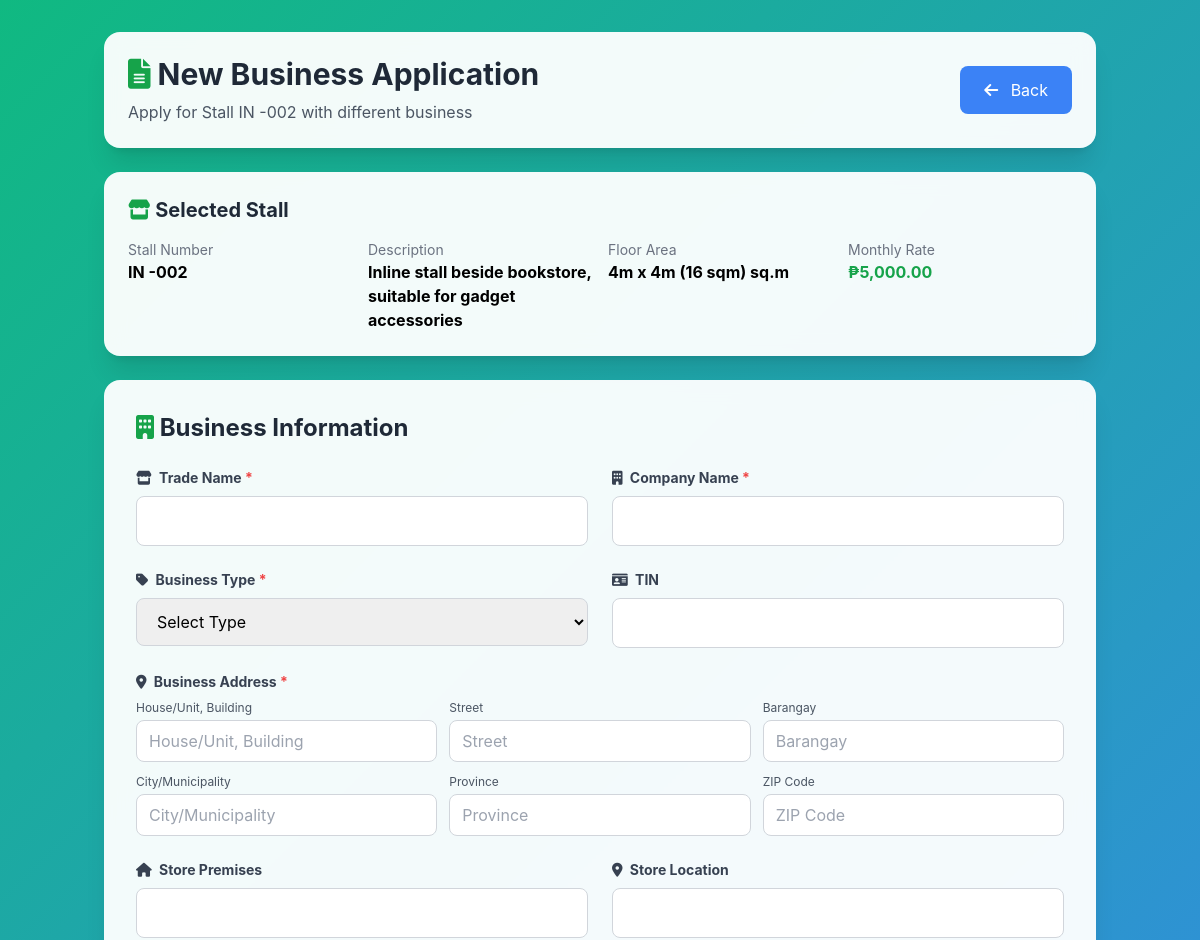
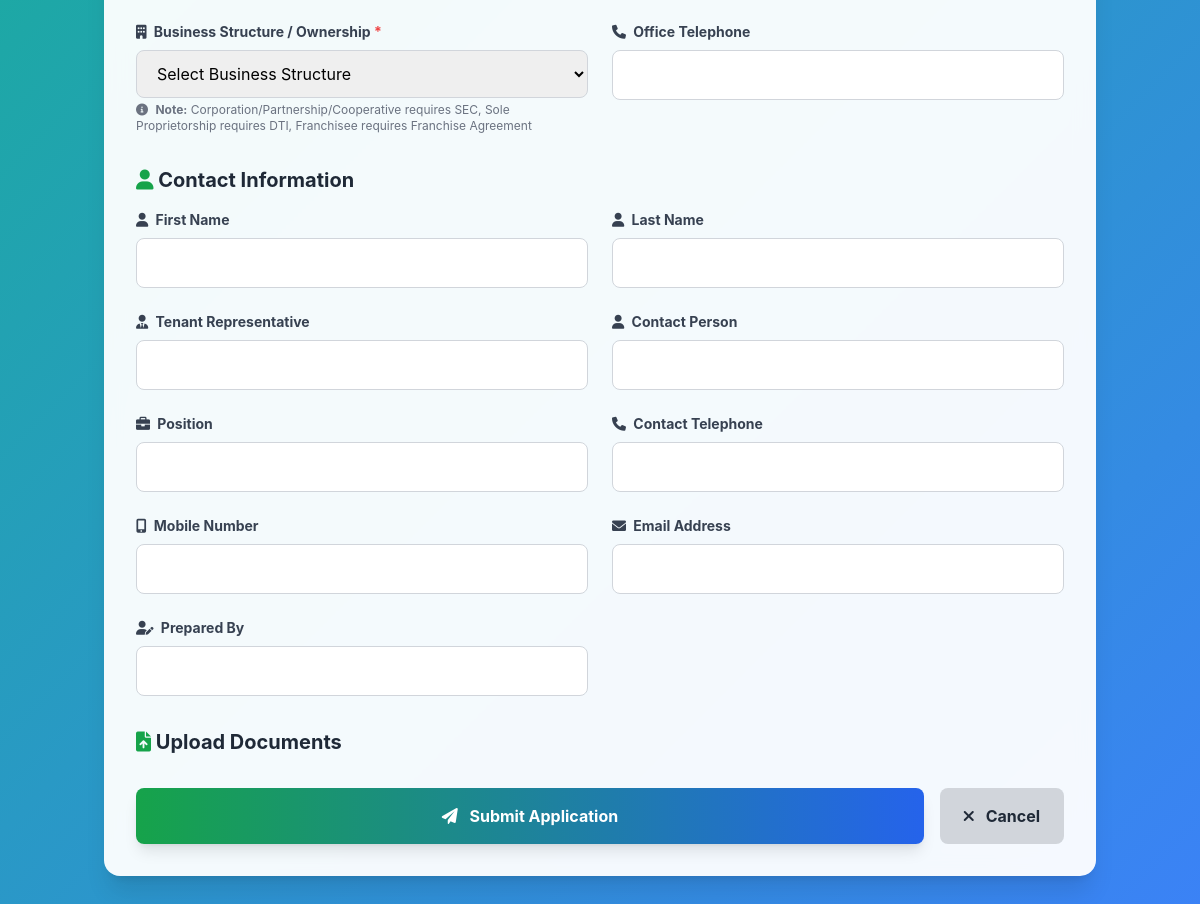
Screenshot of /apply_new_business.php?stall_id=26 (signed in) with the database file from the repository (2 pictures, top to bottom).
### tables this page shows
CREATE TABLE `stalls` (
  `id` int(11) NOT NULL,
  `stall_number` varchar(20) NOT NULL,
  `floor_area` varchar(50) NOT NULL,
  `monthly_rate` decimal(10,2) NOT NULL,
  `description` text NOT NULL,
  `status` enum('available','not_available','reserved') NOT NULL DEFAULT 'available',
  `image_path` varchar(255) DEFAULT NULL,
  `created_at` timestamp NOT NULL DEFAULT current_timestamp(),
  `updated_at` timestamp NOT NULL DEFAULT current_timestamp() ON UPDATE current_timestamp()
);

### apply_new_business.php (the view, shortened to what this page needs)
<?php
require 'config.php';
$stallId = $_GET['stall_id'] ?? '';
$stmtStall = $pdo->prepare("SELECT * FROM stalls WHERE id = ? AND status = 'available'");
$stmtStall->execute([$stallId]);
$stall = $stmtStall->fetch(PDO::FETCH_ASSOC);
?>
<!DOCTYPE html>
<html lang="en">
<head>
    <script src="https://cdn.tailwindcss.com"></script>
    <link href="https://cdnjs.cloudflare.com/ajax/libs/font-awesome/6.0.0/css/all.min.css" rel="stylesheet">
</head>
<body class="min-h-screen gradient-bg">
    <div class="container mx-auto px-4 py-8">
        <div class="glass-effect rounded-2xl p-6 mb-6 shadow-xl">
            <div class="flex items-center justify-between">
                <div>
                    <h1 class="text-3xl font-bold text-gray-800">
                        <i class="fas fa-file-alt text-green-600"></i> New Business Application
                    </h1>
                    <p class="text-gray-600 mt-2">Apply for Stall <?= htmlspecialchars($stall['stall_number']) ?> with
                        different business</p>
                </div>
                <a href="apply_additional_stall.php"
                    class="bg-blue-500 hover:bg-blue-600 text-white px-6 py-3 rounded-lg transition">
                    <i class="fas fa-arrow-left mr-2"></i> Back
                </a>
            </div>
        </div>
        <div class="glass-effect rounded-2xl p-6 mb-6 shadow-xl">
            <h2 class="text-xl font-bold text-gray-800 mb-4">
                <i class="fas fa-store text-green-600"></i> Selected Stall
            </h2>
            <div class="grid grid-cols-2 md:grid-cols-4 gap-4">
                <div>
                    <p class="text-sm text-gray-500">Stall Number</p>
                    <p class="font-bold"><?= htmlspecialchars($stall['stall_number']) ?></p>
                </div>
                <div>
                    <p class="text-sm text-gray-500">Description</p>
                    <p class="font-bold"><?= htmlspecialchars($stall['description']) ?></p>
                </div>
                <div>
                    <p class="text-sm text-gray-500">Floor Area</p>
                    <p class="font-bold"><?= htmlspecialchars($stall['floor_area']) ?> sq.m</p>
                </div>
                <div>
                    <p class="text-sm text-gray-500">Monthly Rate</p>
                    <p class="font-bold text-green-600">₱<?= number_format($stall['monthly_rate'], 2) ?></p>
                </div>
            </div>
        </div>
        <form method="POST" enctype="multipart/form-data" class="glass-effect rounded-2xl p-8 shadow-xl">
            <h2 class="text-2xl font-bold text-gray-800 mb-6">
                <i class="fas fa-building text-green-600"></i> Business Information
            </h2>
            <div class="grid grid-cols-1 md:grid-cols-2 gap-6">
                <div>
                    <label class="block text-sm font-bold text-gray-700 mb-2">
                        <i class="fas fa-store mr-1"></i> Trade Name <span class="text-red-500">*</span>
                    </label>
                    <input type="text" name="tradename" required
                        class="w-full px-4 py-3 border border-gray-300 rounded-lg focus:ring-2 focus:ring-green-600 focus:border-transparent">
                </div>
                <div>
                    <label class="block text-sm font-bold text-gray-700 mb-2">
                        <i class="fas fa-building mr-1"></i> Company Name <span class="text-red-500">*</span>
                    </label>
                    <input type="text" name="company_name" required
                        class="w-full px-4 py-3 border border-gray-300 rounded-lg focus:ring-2 focus:ring-green-600 focus:border-transparent">
                </div>
                <div>
                    <label class="block text-sm font-bold text-gray-700 mb-2">
                        <i class="fas fa-tag mr-1"></i> Business Type <span class="text-red-500">*</span>
                    </label>
                    <select name="business_type" required
                        class="w-full px-4 py-3 border border-gray-300 rounded-lg focus:ring-2 focus:ring-green-600 focus:border-transparent">
                        <option value="">Select Type</option>
                    </select>
                </div>
                <div>
                    <label class="block text-sm font-bold text-gray-700 mb-2">
                        <i class="fas fa-id-card mr-1"></i> TIN
                    </label>
                    <input type="text" name="tin"
                        class="w-full px-4 py-3 border border-gray-300 rounded-lg focus:ring-2 focus:ring-green-600 focus:border-transparent"
                        inputmode="numeric" maxlength="12"
                        oninput="this.value = this.value.replace(/[^0-9]/g, '').slice(0, 12)">
                </div>
                <div class="md:col-span-2">
                    <label class="block text-sm font-bold text-gray-700 mb-2">
                        <i class="fas fa-map-marker-alt mr-1"></i> Business Address <span class="text-red-500">*</span>
                    </label>
                    <div class="grid grid-cols-1 md:grid-cols-3 gap-3">
                        <div>
                            <label for="addr_house" class="block text-xs text-gray-600 mb-1">House/Unit,
                                Building</label>
                            <input type="text" name="addr_house" id="addr_house" required
                                placeholder="House/Unit, Building"
                                class="w-full px-3 py-2 border border-gray-300 rounded-lg focus:ring-2 focus:ring-green-600 focus:border-transparent">
                        </div>
                        <div>
                            <label for="addr_street" class="block text-xs text-gray-600 mb-1">Street</label>
                            <input type="text" name="addr_street" id="addr_street" required placeholder="Street"
                                class="w-full px-3 py-2 border border-gray-300 rounded-lg focus:ring-2 focus:ring-green-600 focus:border-transparent">
                        </div>
                        <div>
                            <label for="addr_barangay" class="block text-xs text-gray-600 mb-1">Barangay</label>
                            <input type="text" name="addr_barangay" id="addr_barangay" required placeholder="Barangay"
                                class="w-full px-3 py-2 border border-gray-300 rounded-lg focus:ring-2 focus:ring-green-600 focus:border-transparent">
                        </div>
                    </div>
                    <div class="grid grid-cols-1 md:grid-cols-3 gap-3 mt-3">
                        <div>
                            <label for="addr_city" class="block text-xs text-gray-600 mb-1">City/Municipality</label>
                            <input type="text" name="addr_city" id="addr_city" required placeholder="City/Municipality"
                                class="w-full px-3 py-2 border border-gray-300 rounded-lg focus:ring-2 focus:ring-green-600 focus:border-transparent">
                        </div>
                        <div>
                            <label for="addr_province" class="block text-xs text-gray-600 mb-1">Province</label>
                            <input type="text" name="addr_province" id="addr_province" required placeholder="Province"
                                class="w-full px-3 py-2 border border-gray-300 rounded-lg focus:ring-2 focus:ring-green-600 focus:border-transparent">
                        </div>
                        <div>
                            <label for="addr_zip" class="block text-xs text-gray-600 mb-1">ZIP Code</label>
                            <input type="text" name="addr_zip" id="addr_zip" placeholder="ZIP Code" maxlength="4"
                                inputmode="numeric" oninput="this.value = this.value.replace(/[^0-9]/g, '').slice(0, 4)"
                                class="w-full px-3 py-2 border border-gray-300 rounded-lg focus:ring-2 focus:ring-green-600 focus:border-transparent">
                        </div>
                    </div>
                </div>
                <div>
                    <label class="block text-sm font-bold text-gray-700 mb-2">
                        <i class="fas fa-home mr-1"></i> Store Premises
                    </label>
                    <input type="text" name="store_premises"
                        class="w-full px-4 py-3 border border-gray-300 rounded-lg focus:ring-2 focus:ring-green-600 focus:border-transparent">
                </div>
                <div>
                    <label class="block text-sm font-bold text-gray-700 mb-2">
                        <i class="fas fa-location-dot mr-1"></i> Store Location
                    </label>
                    <input type="text" name="store_location"
                        class="w-full px-4 py-3 border border-gray-300 rounded-lg focus:ring-2 focus:ring-green-600 focus:border-transparent">
                </div>
                <div>
                    <label class="block text-sm font-bold text-gray-700 mb-2">
                        <i class="fas fa-building mr-1"></i> Business Structure / Ownership <span
                            class="text-red-500">*</span>
                    </label>
                    <select name="ownership" required
                        class="w-full px-4 py-3 border border-gray-300 rounded-lg focus:ring-2 focus:ring-green-600 focus:border-transparent">
                        <option value="">Select Business Structure</option>
                    </select>
                    <p class="text-xs text-gray-500 mt-1">
                        <i class="fas fa-info-circle mr-1"></i>
                        <strong>Note:</strong> Corporation/Partnership/Cooperative requires SEC, Sole Proprietorship
                        requires DTI, Franchisee requires Franchise Agreement
                    </p>
                </div>
                <div>
                    <label class="block text-sm font-bold text-gray-700 mb-2">
                        <i class="fas fa-phone mr-1"></i> Office Telephone
                    </label>
                    <input type="text" name="office_tel"
                        class="w-full px-4 py-3 border border-gray-300 rounded-lg focus:ring-2 focus:ring-green-600 focus:border-transparent"
                        inputmode="numeric" maxlength="8"
                        oninput="this.value = this.value.replace(/[^0-9]/g, '').slice(0, 8)">
                </div>
            </div>
            <h3 class="text-xl font-bold text-gray-800 mt-8 mb-4">
                <i class="fas fa-user text-green-600"></i> Contact Information
            </h3>
            <div class="grid grid-cols-1 md:grid-cols-2 gap-6">
                <div>
                    <label class="block text-sm font-bold text-gray-700 mb-2">
                        <i class="fas fa-user mr-1"></i> First Name
                    </label>
                    <input type="text" name="first_name"
                        class="w-full px-4 py-3 border border-gray-300 rounded-lg focus:ring-2 focus:ring-green-600 focus:border-transparent">
                </div>
                <div>
                    <label class="block text-sm font-bold text-gray-700 mb-2">
                        <i class="fas fa-user mr-1"></i> Last Name
                    </label>
                    <input type="text" name="last_name"
                        class="w-full px-4 py-3 border border-gray-300 rounded-lg focus:ring-2 focus:ring-green-600 focus:border-transparent">
                </div>
                <div>
                    <label class="block text-sm font-bold text-gray-700 mb-2">
                        <i class="fas fa-user-tie mr-1"></i> Tenant Representative
                    </label>
                    <input type="text" name="tenant_representative"
                        class="w-full px-4 py-3 border border-gray-300 rounded-lg focus:ring-2 focus:ring-green-600 focus:border-transparent">
                </div>
                <div>
                    <label class="block text-sm font-bold text-gray-700 mb-2">
                        <i class="fas fa-user mr-1"></i> Contact Person
                    </label>
                    <input type="text" name="contact_person"
                        class="w-full px-4 py-3 border border-gray-300 rounded-lg focus:ring-2 focus:ring-green-600 focus:border-transparent">
                </div>
                <div>
                    <label class="block text-sm font-bold text-gray-700 mb-2">
                        <i class="fas fa-briefcase mr-1"></i> Position
                    </label>
                    <input type="text" name="position"
                        class="w-full px-4 py-3 border border-gray-300 rounded-lg focus:ring-2 focus:ring-green-600 focus:border-transparent">
                </div>
                <div>
                    <label class="block text-sm font-bold text-gray-700 mb-2">
                        <i class="fas fa-phone mr-1"></i> Contact Telephone
                    </label>
                    <input type="text" name="contact_tel"
                        class="w-full px-4 py-3 border border-gray-300 rounded-lg focus:ring-2 focus:ring-green-600 focus:border-transparent"
                        inputmode="numeric" maxlength="8"
                        oninput="this.value = this.value.replace(/[^0-9]/g, '').slice(0, 8)">
                </div>
                <div>
                    <label class="block text-sm font-bold text-gray-700 mb-2">
                        <i class="fas fa-mobile-alt mr-1"></i> Mobile Number
                    </label>
                    <input type="text" name="mobile"
                        class="w-full px-4 py-3 border border-gray-300 rounded-lg focus:ring-2 focus:ring-green-600 focus:border-transparent"
                        inputmode="numeric" maxlength="11"
                        oninput="this.value = this.value.replace(/[^0-9]/g, '').slice(0, 11)">
                </div>
                <div>
                    <label class="block text-sm font-bold text-gray-700 mb-2">
                        <i class="fas fa-envelope mr-1"></i> Email Address
                    </label>
                    <input type="email" name="email_tenant"
                        class="w-full px-4 py-3 border border-gray-300 rounded-lg focus:ring-2 focus:ring-green-600 focus:border-transparent">
                </div>
                <div>
                    <label class="block text-sm font-bold text-gray-700 mb-2">
                        <i class="fas fa-user-edit mr-1"></i> Prepared By
                    </label>
                    <input type="text" name="prepared_by"
                        class="w-full px-4 py-3 border border-gray-300 rounded-lg focus:ring-2 focus:ring-green-600 focus:border-transparent">
                </div>
            </div>
            <h3 class="text-xl font-bold text-gray-800 mt-8 mb-4">
                <i class="fas fa-file-upload text-green-600"></i> Upload Documents
            </h3>
            <div class="mt-8 flex gap-4">
                <button type="submit"
                    class="flex-1 bg-gradient-to-r from-green-600 to-blue-600 hover:from-green-700 hover:to-blue-700 text-white font-bold py-4 px-6 rounded-lg transition transform hover:scale-105 shadow-lg">
                    <i class="fas fa-paper-plane mr-2"></i> Submit Application
                </button>
                <a href="apply_additional_stall.php"
                    class="px-6 py-4 bg-gray-300 hover:bg-gray-400 text-gray-800 font-bold rounded-lg transition">
                    <i class="fas fa-times mr-2"></i> Cancel
                </a>
            </div>
        </form>
    </div>
</body>
</html>

### apply_new_business.php (style rules this page uses)
body { font-family: 'Inter', sans-serif; }
.gradient-bg { background: linear-gradient(135deg, #10b981 0%, #3b82f6 100%); }
.glass-effect { backdrop-filter: blur(10px); background: rgba(255, 255, 255, 0.95); }

### rows the page displays
stalls: stall_number "IN -002", description "Inline stall beside bookstore, suitable for gadget accessories", floor_area "4m x 4m (16 sqm)", monthly_rate "5,000.00"
